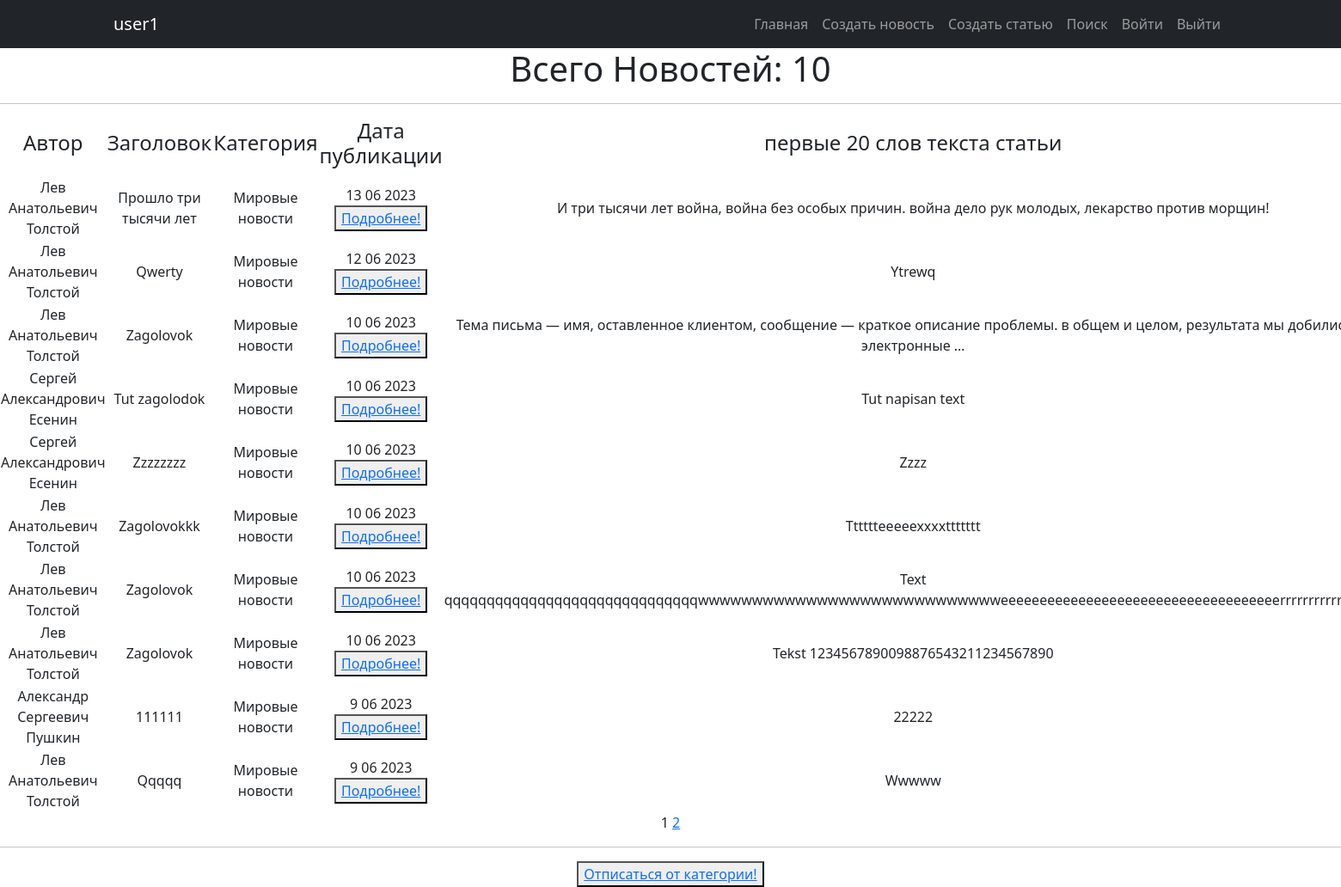
/categories/3/ (signed in), run on an earlier commit of the app's database.
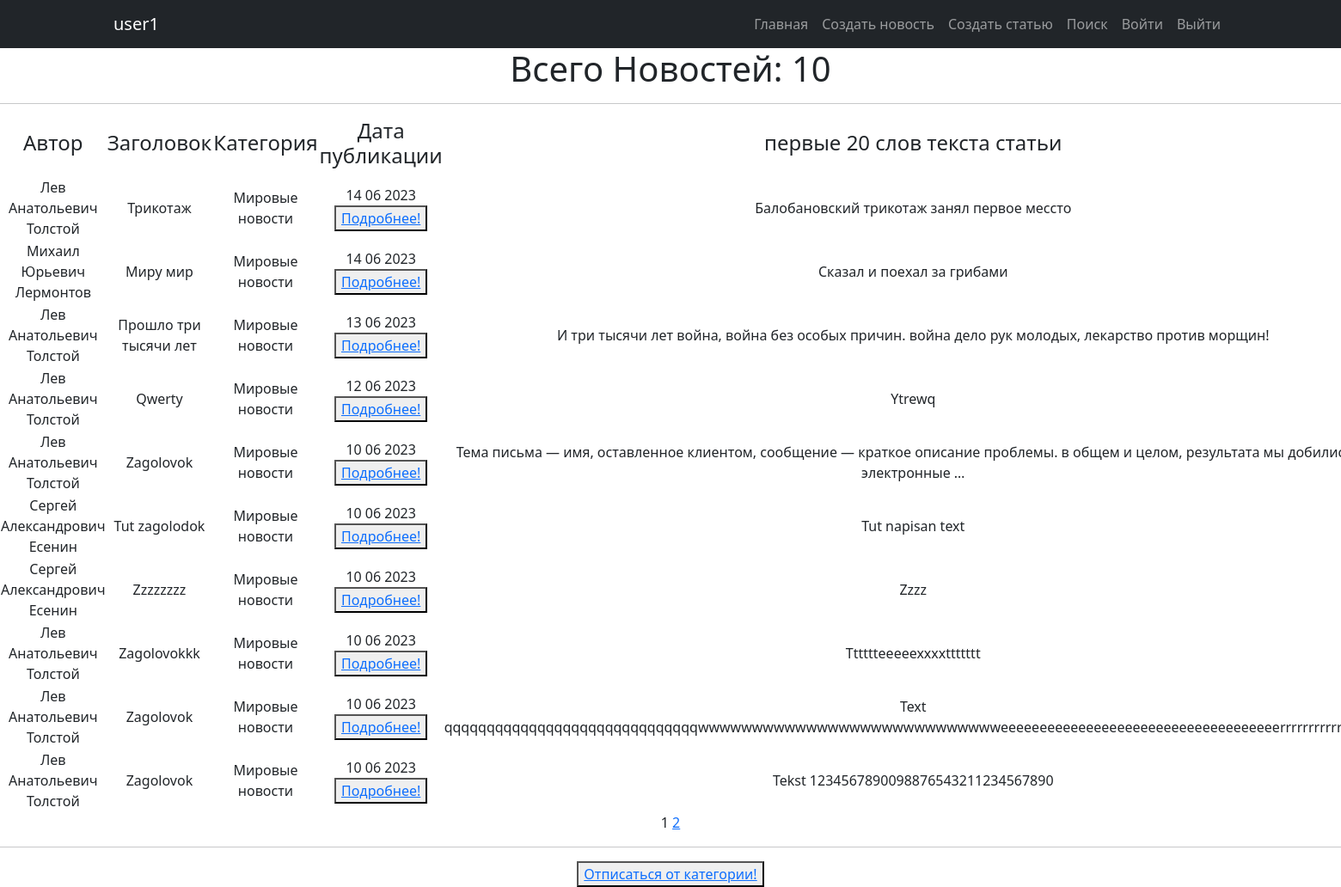
And on a later commit of the database.
### news/models.py (models this page shows, shortened)
class Post(models.Model):
    objects = None
    article = 'AR'
    news = 'NE'
    POST = [
        (news, 'Новость'),
        (article, 'Статья')
    ]
    title = models.TextField(max_length=50)
    author = models.ForeignKey(Author, on_delete=models.CASCADE)
    time_in_comment = models.DateTimeField(auto_now_add=True)  #default=django.utils.timezone.now
    choice_title = models.CharField(max_length=2, choices=POST)
    post_text = models.TextField(max_length=500)
    categories = models.ManyToManyField('Category', through='PostCategory')
    rating_post = models.IntegerField(default=0)

class Author(models.Model):
    user_author = models.OneToOneField(User, on_delete=models.CASCADE)
    user_rating = models.IntegerField(default=0)

class Category(models.Model):
    objects = None
    economy = 'EC'
    politician = 'PL'
    worldnews = 'WN'
    hostnews = 'HN'
    sport = 'SP'
    POSITION = [
        (economy, 'Экономика'),
        (politician, 'Политика'),
        (worldnews, 'Мировые новости'),
        (hostnews, 'Местные новости'),
        (sport, 'Спортивные новости')
    ]
    category = models.CharField(max_length=2, choices=POSITION, default='HN', unique=True)
    subscribers = models.ManyToManyField(User, blank=True, related_name='categories')
    def __str__(self):
        return self.get_category_display()

### news/views.py (the view)
# urls.py: path('categories/<int:pk>/', CategoryList.as_view(), name='category_list'),
class CategoryList(LoginRequiredMixin, ListView):
    model = Post, #Category
    template_name = 'news_category.html'
    context_object_name = 'all'
    paginate_by = 10
    def get_queryset(self):
        self.categories = get_object_or_404(Category, id=self.kwargs['pk'])
        queryset = Post.objects.filter(categories=self.categories).order_by('-time_in_comment')
        return queryset
    def get_context_data(self, **kwargs):
        context = super().get_context_data(**kwargs)
        context["is_not_subscriber"] = self.request.user not in self.categories.subscribers.all()
        context['category'] = self.categories
        return context

### news/templatetags/censure.py (called while the page is built)
@register.filter()
def censor(word):
    def multiple_replace(texts, replace_value):
        for i, j in replace_value.items():
            texts = texts.lower().replace(i, j)
        return texts
    replace_values = {'модели': 'м*****',
                      'джигурда': 'д*******',
                      'однако': 'о*****',
                      'директор': 'д*******',
                      'повтор': 'п*****'
                      }
    word = multiple_replace(word, replace_values)
    return word.capitalize()

### news/templatetags/custom_tags.py (called while the page is built)
@register.simple_tag(takes_context=True)
def url_replace(context, **kwargs):
   d = context['request'].GET.copy()
   for k, v in kwargs.items():
       d[k] = v
   return d.urlencode()

### templates/news_category.html (shortened to what this page needs)
{% extends 'flatpages/default.html' %}
{% load custom_tags %}
{% block content %}
{% load censure %}
    <h1>Всего Новостей: {{ all |length }} </h1>
    <hr>
    {% if all %}
        <table >
            <tr>
                <td><h4>Автор</h4></td>
                <td><h4>Заголовок</h4></td>
                <td><h4>Категория</h4></td>
                <td><h4>Дата публикации</h4></td>
                <td><h4>первые 20 слов текста статьи</h4></td>
            </tr>
            {% for news in all %}
            <tr>
                <td>{{ news.author.user_author.first_name }}</td>
                <td>{{ news.title | censor }}</td>
                <td>{%  for category in news.categories.all %}
                        {{category}}
                    {% endfor %}</td>
                <td>{{ news.time_in_comment |date:'j m Y'  }}
                        <button> <a href="/{{news.id}}"> Подробнее!</a> </button>
                </td>
                <td>{{ news.post_text |truncatewords:20 | censor }}</td>
            </tr>
            {% endfor %}
        </table>
    {% else %}
        <h2>Новостей нет!</h2>
    {% endif %}
   {{ page_obj.number }}
   {% if page_obj.has_next %}
       <a href="?{% url_replace page=page_obj.next_page_number %}">{{ page_obj.next_page_number }}</a>
   {% endif %}
<hr>
{% if not is_not_subscriber %}
<button> <a href="unsubscribe"> Отписаться от категории!</a></button>
    {% endif %}
{% endblock content %}

What changed in the data, as far as the page shows it:
no longer on this page (row unchanged): Post: author.user_author.first_name "Александр Сергеевич Пушкин", title|censor "111111", time_in_comment "9 06 2023", post_text|censor "22222", Category (category "Мировые новости")
no longer on this page (row unchanged): Post: author.user_author.first_name "Лев Анатольевич Толстой", title|censor "Qqqqq", time_in_comment "9 06 2023", post_text|censor "Wwwww", Category (category "Мировые новости")
added Post: author.user_author.first_name "Лев Анатольевич Толстой", title|censor "Трикотаж", time_in_comment "14 06 2023", post_text|censor "Балобановский трикотаж занял первое мессто", Category (category "Мировые новости")
added Post: author.user_author.first_name "Михаил Юрьевич Лермонтов", title|censor "Миру мир", time_in_comment "14 06 2023", post_text|censor "Сказал и поехал за грибами", Category (category "Мировые новости")
